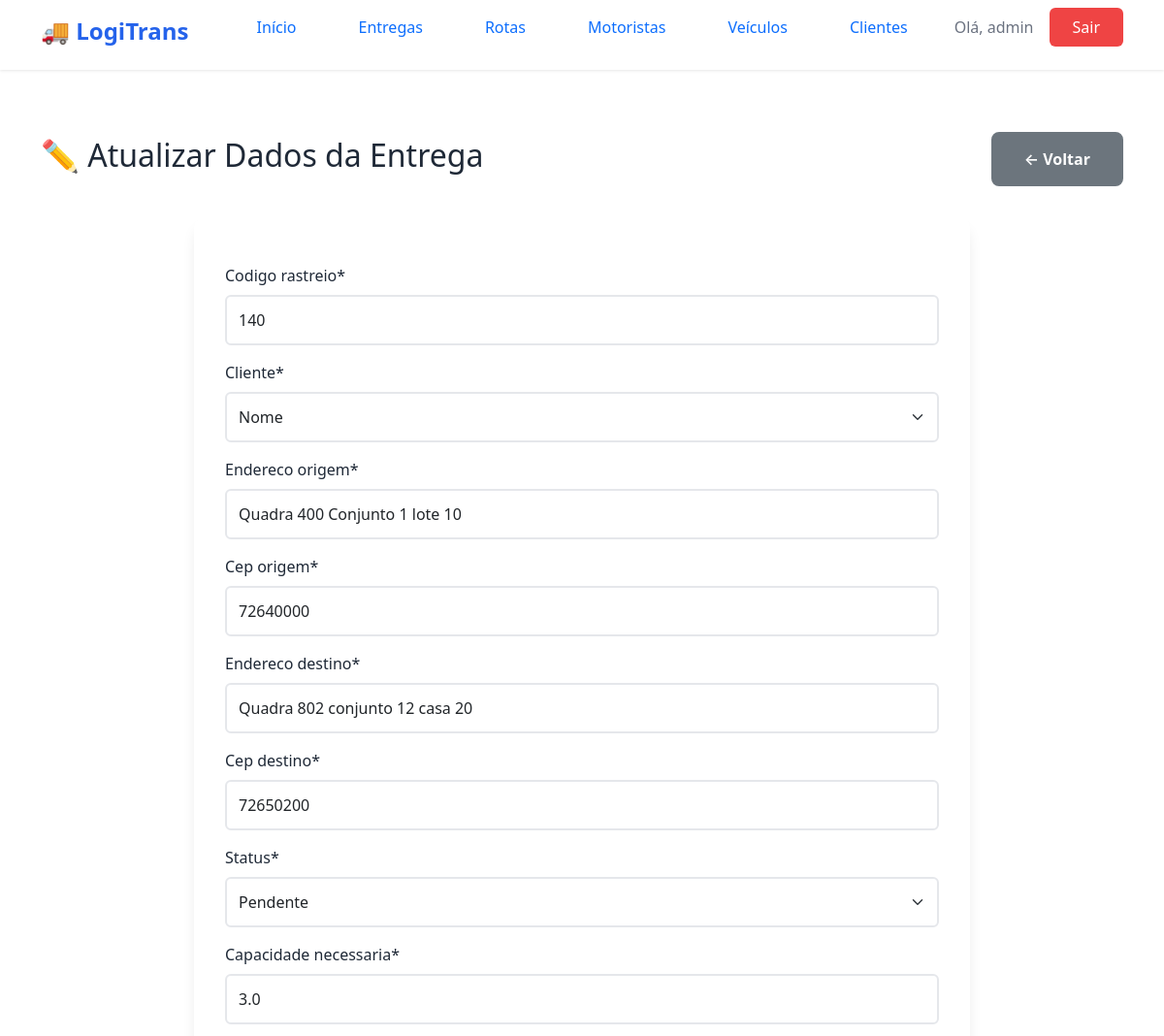
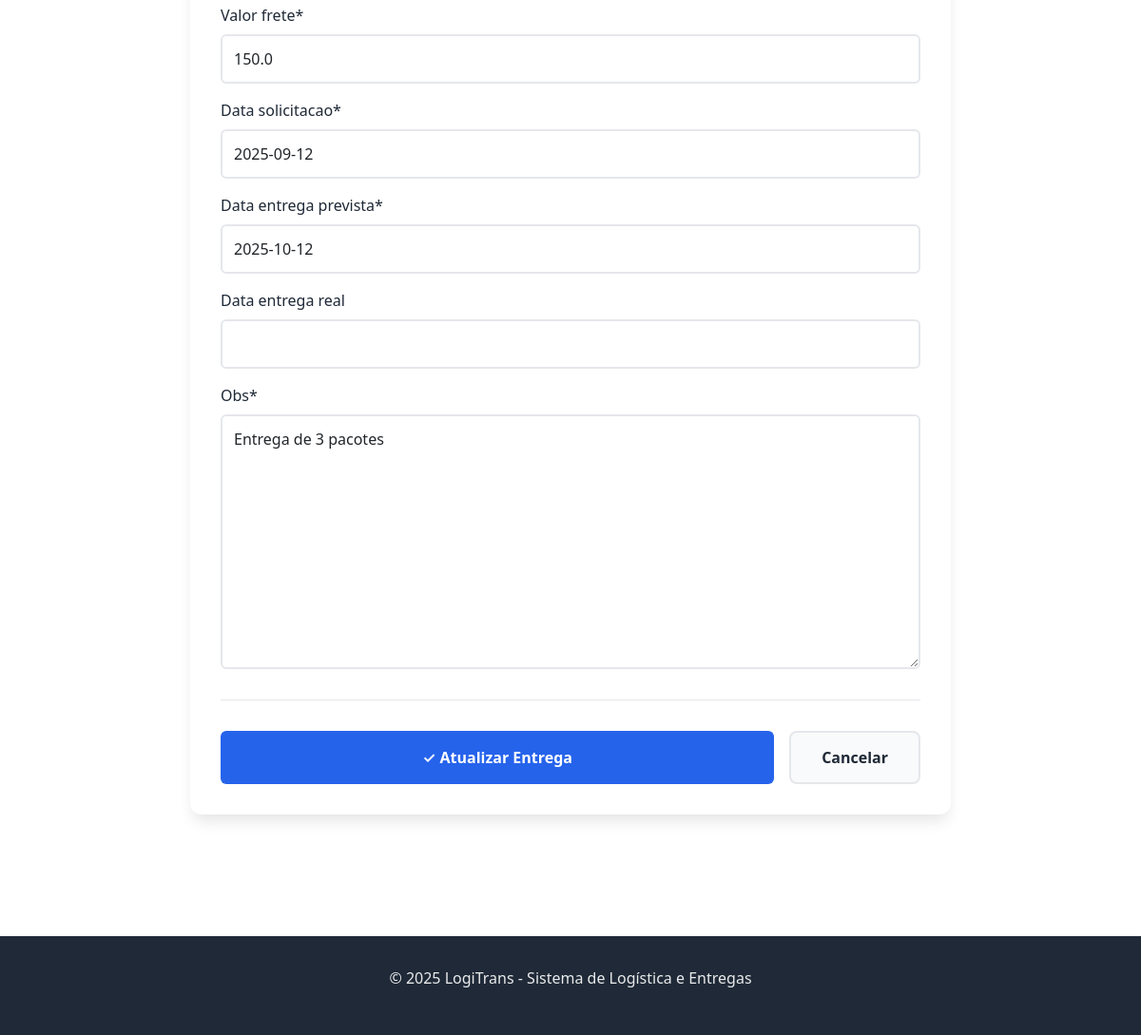
The page /atualizar_entrega/1 (signed in) on the database its author committed (2 pictures, top to bottom).
### logistica/models.py (models this page shows, shortened)
class Entrega(models.Model):
    STATUS_ENTREGA = [
        ('pendente', 'Pendente'),
        ('em_transito', 'Em trânsito'),
        ('entregue', 'Entregue'),
        ('cancelada', 'Cancelada'),
        ('remarcada', 'Remarcada'),
    ]
    codigo_rastreio = models.IntegerField(unique=True)
    cliente = models.ForeignKey(Cliente, on_delete=models.CASCADE)
    endereco_origem = models.CharField(max_length=100)
    cep_origem = models.CharField(max_length=100)
    endereco_destino = models.CharField(max_length=100)
    cep_destino = models.CharField(max_length=8)
    status = models.CharField(max_length=100, choices=STATUS_ENTREGA, default='pendente')
    capacidade_necessaria = models.FloatField()
    valor_frete = models.FloatField()
    data_solicitacao = models.DateField()
    data_entrega_prevista = models.DateField()
    data_entrega_real = models.DateField(null=True, blank=True)
    obs = models.TextField()

### logistica/views.py (the view)
# urls.py: path('atualizar_entrega/<int:id>', views.atualizar_entrega, name='atualizar_entrega'),
@login_required()
def atualizar_entrega(request, id):
    entrega = get_object_or_404(Entrega, id=id)
    if request.method == 'POST':
        form = EntregaForm(request.POST, instance=entrega)
        if form.is_valid():
            form.save()
            messages.success(request, 'Dados atualizados com sucesso!')
            return redirect('list_entrega')
    else:
        form = EntregaForm(instance=entrega)
    context = {
        'form': form
    }
    return render(request, 'log/atualizar_entrega.html', context)

### logistica/forms.py
class EntregaForm(forms.ModelForm):
    class Meta:
        model = Entrega
        fields = "__all__"

### logistica/models.py (called while the page is built)
    def __str__(self):
        return self.nome

### logistica/templates/log/atualizar_entrega.html (shortened to what this page needs)
{% extends 'log/base.html' %}
{% load crispy_forms_tags %}
{% block content %}
<section class="page-section">
    <div class="container">
        <div class="page-header">
            <h1>✏️ Atualizar Dados da Entrega</h1>
            <a href="{% url 'list_entrega' %}" class="btn-secondary">← Voltar</a>
        </div>
        <div class="form-card">
            <form method="post" enctype="multipart/form-data" class="form-styled">
                {{ form|crispy }}
                <div class="form-actions">
                    <button type="submit" class="btn-submit">
                        <span>✓</span> Atualizar Entrega
                    </button>
                    <a href="{% url 'list_entrega' %}" class="btn-cancel">Cancelar</a>
                </div>
            </form>
        </div>
    </div>
</section>
{% endblock %}

### logistica/templates/log/base.html (shortened to what this page needs)
{% load static %}
<html lang="pt-BR">
<head>
    <link rel="stylesheet" href="{% static 'log/style.css' %}">
    <link href="https://cdn.jsdelivr.net/npm/bootstrap@5.0.0-beta2/dist/css/bootstrap.min.css" rel="stylesheet">
</head>
<body>
    <nav class="navbar">
        <div class="container">
            <div class="nav-brand">
                <h1>🚚 LogiTrans</h1>
            </div>
            <ul class="nav-menu">
                <li><a href="{% url 'home' %}" class="nav-link">Início</a></li>
                {% if user.is_authenticated %}
                    <li><a href="{% url 'list_entrega' %}" class="nav-link">Entregas</a></li>
                    <li><a href="{% url 'list_rota' %}" class="nav-link">Rotas</a></li>
                    <li><a href="{% url 'list_motorista' %}" class="nav-link">Motoristas</a></li>
                    <li><a href="{% url 'list_veiculo' %}" class="nav-link">Veículos</a></li>
                    <li><a href="{% url 'list_cliente' %}" class="nav-link">Clientes</a></li>
                    <li class="user-info">
                        <span>Olá, {{ user.username }}</span>
                        <a href="{% url 'logout' %}" class="btn-logout">Sair</a>
                    </li>
                {% else %}
                    <li><a href="{% url 'login' %}" class="btn-login">Entrar</a></li>
                {% endif %}
            </ul>
        </div>
    </nav>
    <main class="main-content">
        {% block content %}
        {% endblock %}
    </main>
    <footer class="footer">
        <div class="container">
            <p>&copy; 2025 LogiTrans - Sistema de Logística e Entregas</p>
        </div>
    </footer>
</body>
</html>

### logistica/static/log/style.css (style rules this page uses)
* { margin: 0; padding: 0; box-sizing: border-box; }
:root { --primary-color: #2563eb; --primary-dark: #1e40af; --secondary-color: #10b981; --danger-color: #ef4444; --warning-color: #f59e0b; --text-primary: #1f2937; --text-secondary: #6b7280; --bg-light: #f9fafb; --bg-white: #ffffff; --border-color: #e5e7eb; --shadow: 0 1px 3px rgba(0, 0, 0, 0.1); --shadow-lg: 0 10px 15px -3px rgba(0, 0, 0, 0.1); }
body { font-family: 'Segoe UI', Tahoma, Geneva, Verdana, sans-serif; color: var(--text-primary); background-color: var(--bg-light); line-height: 1.6; }
.container { max-width: 1200px; margin: 0 auto; padding: 0 20px; }
.navbar { background-color: var(--bg-white); box-shadow: var(--shadow); position: sticky; top: 0; z-index: 1000; padding: 1rem 0; }
.navbar .container { display: flex; justify-content: space-between; align-items: center; }
.nav-brand h1 { font-size: 1.5rem; color: var(--primary-color); font-weight: 700; }
.nav-menu { display: flex; list-style: none; gap: 2rem; align-items: center; }
.nav-link { color: var(--text-primary); text-decoration: none; font-weight: 500; transition: color 0.3s; }
.user-info { display: flex; align-items: center; gap: 1rem; }
.user-info span { color: var(--text-secondary); }
.btn-login, .btn-logout { background-color: var(--primary-color); color: white; padding: 0.5rem 1.5rem; border-radius: 6px; text-decoration: none; font-weight: 500; transition: background-color 0.3s; }
.btn-logout { background-color: var(--danger-color); }
.main-content { min-height: calc(100vh - 200px); padding: 2rem 0; }
.form-control { width: 100%; padding: 0.75rem; border: 2px solid var(--border-color); border-radius: 6px; font-size: 1rem; transition: border-color 0.3s; }
.btn-submit { width: 100%; background-color: var(--primary-color); color: white; padding: 0.875rem; border: none; border-radius: 6px; font-size: 1rem; font-weight: 600; cursor: pointer; transition: background-color 0.3s; }
.btn-secondary { background-color: var(--bg-light); color: var(--text-primary); padding: 0.875rem 2rem; border-radius: 8px; text-decoration: none; font-weight: 600; display: inline-block; transition: background-color 0.3s; border: 2px solid var(--border-color); }
.page-section { padding: 2rem 0; }
.form-card { background: var(--bg-white); border-radius: 12px; box-shadow: var(--shadow-lg); padding: 2rem; max-width: 800px; margin: 0 auto; }
.form-styled { margin-top: 1rem; }
.form-styled label { display: block; margin-bottom: 0.5rem; color: var(--text-primary); font-weight: 500; }
.form-styled input[type="text"], .form-styled input[type="email"], .form-styled input[type="number"], .form-styled input[type="tel"], .form-styled input[type="file"], .form-styled select, .form-styled textarea { width: 100%; padding: 0.75rem; border: 2px solid var(--border-color); border-radius: 6px; font-size: 1rem; transition: border-color 0.3s; font-family: inherit; }
.form-styled textarea { min-height: 100px; resize: vertical; }
.form-actions { display: flex; gap: 1rem; margin-top: 2rem; padding-top: 2rem; border-top: 1px solid var(--border-color); }
.btn-cancel { background-color: var(--bg-light); color: var(--text-primary); padding: 0.875rem 2rem; border-radius: 8px; text-decoration: none; font-weight: 600; display: inline-block; transition: background-color 0.3s; border: 2px solid var(--border-color); }
.page-header { display: flex; justify-content: space-between; align-items: center; margin-bottom: 2rem; }
.page-header h1 { font-size: 2rem; color: var(--text-primary); }
.footer { background-color: var(--text-primary); color: white; text-align: center; padding: 2rem 0; margin-top: 4rem; }
.footer p { opacity: 0.9; }

### rows shown on the page
Entrega: codigo_rastreio "140", cliente "Nome", endereco_origem "Quadra 400 Conjunto 1 lote 10", cep_origem "72640000", endereco_destino "Quadra 802 conjunto 12 casa 20", cep_destino "72650200", status "Pendente", capacidade_necessaria "3.0", valor_frete "150.0", data_solicitacao "2025-09-12", data_entrega_prevista "2025-10-12", obs "Entrega de 3 pacotes"

### other values the page prints
{{ user.username }} "admin"
